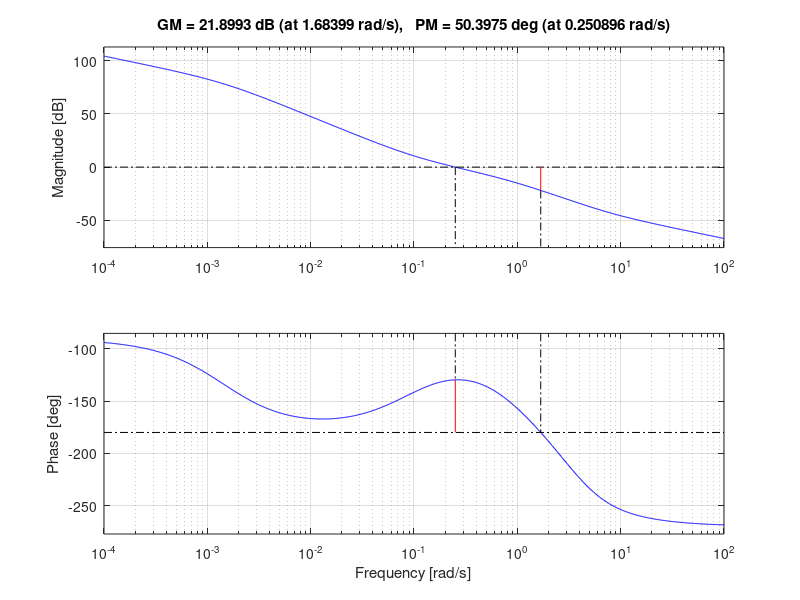
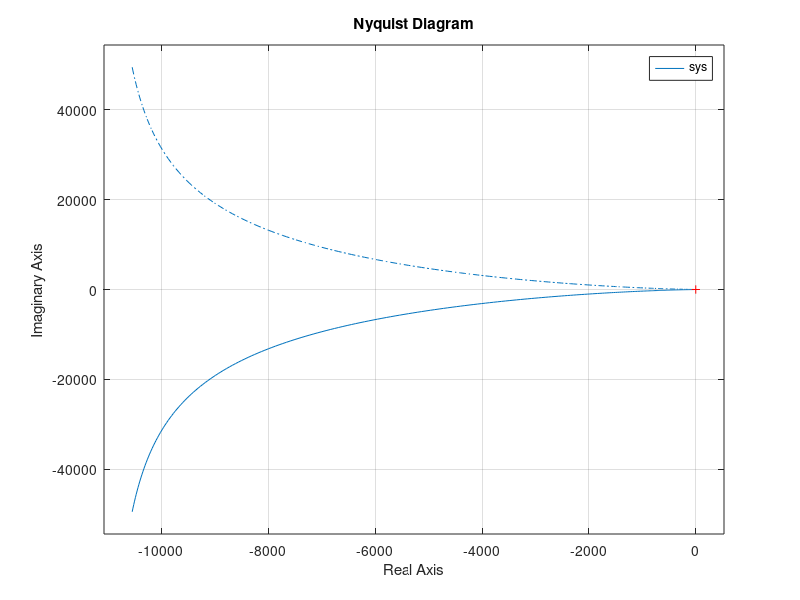

Here is the MATLAB script that generated these plots, in order:
% 画出内环（带控制器）开环传递函数的奈奎斯特图、伯德图
clear
clc
T = 1;
f1 = [-0.01 -0.001];%分子
f2 = [4.45 22.25 -65.47 -327.37];%分子
f3 = [1 1];%分母
f4 = [1 6.65 13.67 0.02 0];%分母
%conv的用处是把                                                                                                                                          他们求成多项式的形式
num = conv(f1,f2);%求多项式
den = conv(f3,f4);%求多项式
sys = tf(num,den)
%画出所有参数
figure(1)
margin(sys);
% grid on;
%不画，直接给参数赋值出来
%[Gm,Pm,Wcg,Wcp] = margin(sys);%Gm幅值裕度 Pm相角裕度 Wcg穿越频率 Wcp剪切频率
figure(2)
nyquist(sys);  % 画奈奎斯特图
% grid on;
